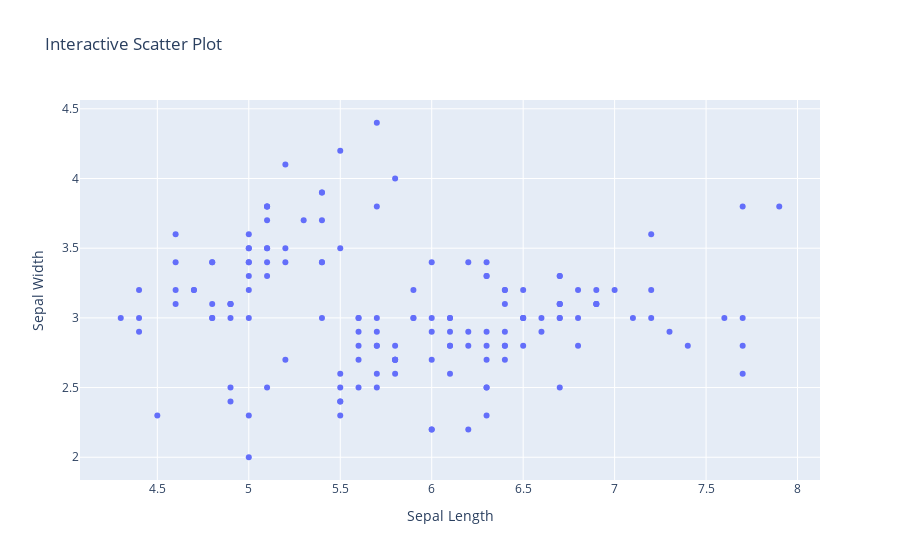

Notebook code for this chart:
### Code cell
import pandas as pd
import plotly.express as px
import ipywidgets as widgets
from IPython.display import display

class InteractiveScatterPlot:
    def __init__(self, df):
        self.df = df
        self.setup_widgets()
        self.setup_plot()
        self.observe_widgets()

    def setup_widgets(self):
        self.variable_x = widgets.Dropdown(
            description='Select X Variable:',
            options=self.df.columns.tolist(),
            value='sepal_length'
        )

        self.variable_y = widgets.Dropdown(
            description='Select Y Variable:',
            options=self.df.columns.tolist(),
            value='sepal_width'
        )

        self.update_button = widgets.Button(description="Update Chart")
        self.update_button.on_click(self.update_chart)

    def setup_plot(self):
        self.fig = px.scatter(self.df, x=self.df['sepal_length'], y=self.df['sepal_width'],
                              labels={'sepal_length': 'Sepal Length', 'sepal_width': 'Sepal Width'},
                              title='Interactive Scatter Plot')

    def response(self, change):
        # No need for this function if using the update button
        pass

    def update_chart(self, _):
        x_data = self.df[self.variable_x.value]
        y_data = self.df[self.variable_y.value]

        with self.fig.batch_update():
            self.fig.data = []  # Clear previous traces
            self.fig.add_trace(px.scatter(self.df, x=x_data, y=y_data,
                                          labels={self.variable_x.value: self.variable_x.label,
                                                  self.variable_y.value: self.variable_y.label}).data[0])

    def observe_widgets(self):
        self.variable_x.observe(self.response, names="value")
        self.variable_y.observe(self.response, names="value")

    def display(self):
        container = widgets.HBox([self.variable_x, self.variable_y, self.update_button])
        display(container)
        display(self.fig)

# Example usage
iris_df = px.data.iris()
scatter_plot = InteractiveScatterPlot(iris_df)
scatter_plot.display()

### Figure 1 — Plotly figure (JSON) as saved in the notebook; plotly's stock layout.template omitted (floating-point values rounded to 4 significant figures; data arrays with more than 128 entries replaced by an {"elided": "..."} marker saying what was removed)
{"data": [{"hovertemplate": "Sepal Length=%{x}<br>Sepal Width=%{y}<extra></extra>", "legendgroup": "", "marker": {"color": "#636efa", "symbol": "circle"}, "mode": "markers", "name": "", "orientation": "v", "showlegend": false, "type": "scatter", "x": {"elided": "150 float values"}, "xaxis": "x", "y": {"elided": "150 float values"}, "yaxis": "y"}], "layout": {"legend": {"tracegroupgap": 0}, "title": {"text": "Interactive Scatter Plot"}, "xaxis": {"anchor": "y", "domain": [0, 1], "title": {"text": "Sepal Length"}}, "yaxis": {"anchor": "x", "domain": [0, 1], "title": {"text": "Sepal Width"}}}}
